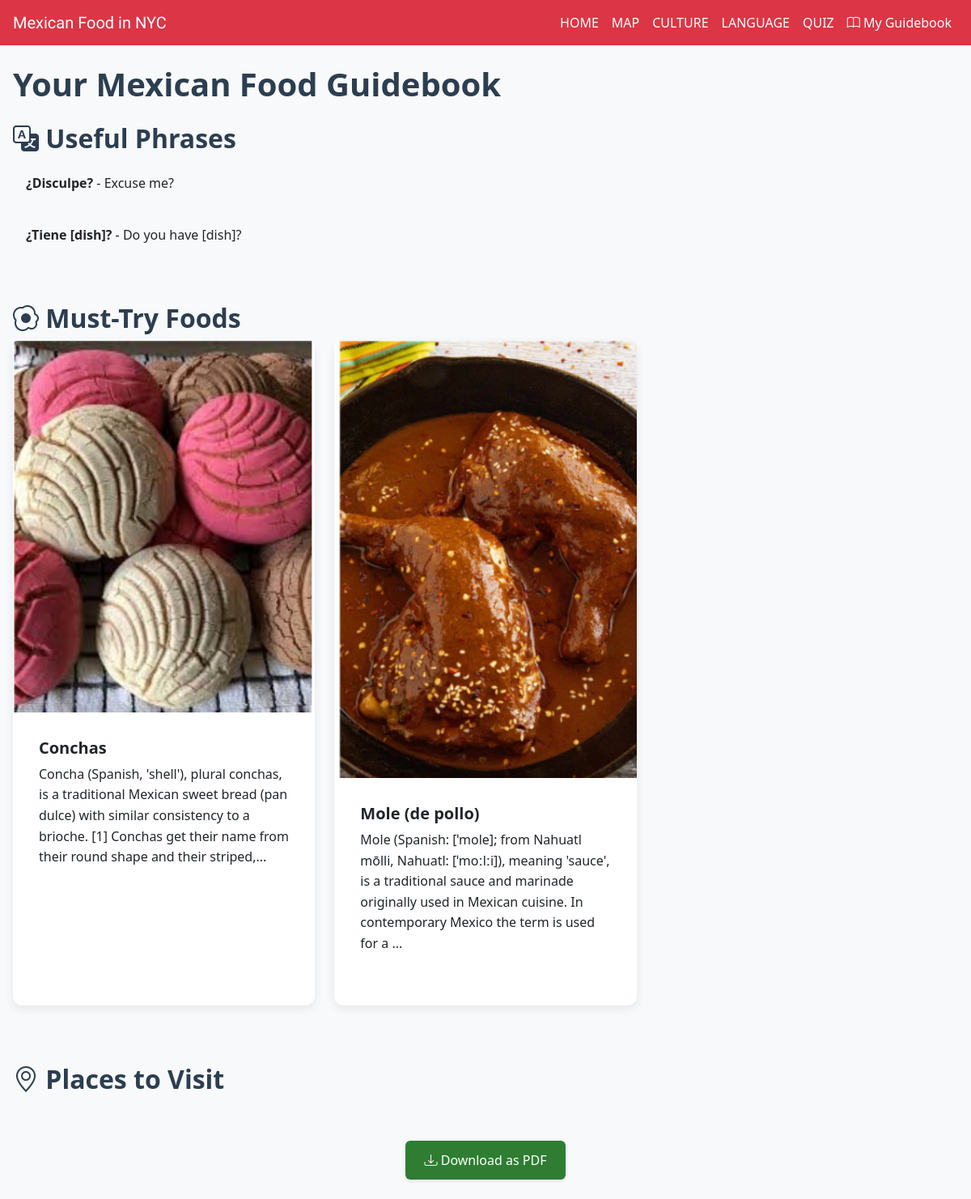
/guidebook, run on the app's committed database.
### tables this page shows
CREATE TABLE saved_items
                 (id INTEGER PRIMARY KEY AUTOINCREMENT,
                  item_type TEXT,
                  item_id TEXT,
                  timestamp DATETIME);

### app.py (the view)
@app.route('/guidebook')
def guidebook():
    conn = get_db()
    c = conn.cursor()
    c.execute('INSERT INTO page_visits (page, timestamp) VALUES (?, ?)',
              ('guidebook', datetime.now()))
    conn.commit()
    c.execute('SELECT * FROM saved_items')
    saved_items = c.fetchall()
    conn.close()
    saved_foods = [f for f in foods if f['id'] in [i['item_id'] for i in saved_items if i['item_type'] == 'food']]
    saved_phrases = [p for p in phrases if p['spanish'] in [i['item_id'] for i in saved_items if i['item_type'] == 'phrase']]
    saved_places = []
    for category in places.values():
        saved_places.extend([p for p in category if p['name'] in [i['item_id'] for i in saved_items if i['item_type'] == 'place']])
    return render_template('guidebook.html',
                         foods=saved_foods,
                         phrases=saved_phrases,
                         places=saved_places)

### app.py (called while the page is built)
def get_db():
    conn = sqlite3.connect('user_progress.db')
    conn.row_factory = sqlite3.Row
    return conn

### templates/guidebook.html (shortened to what this page needs)
{% extends "base.html" %}
{% block content %}
<div class="container py-4">
    <h1 class="mb-4">Your Mexican Food Guidebook</h1>
    <section class="mb-5">
        <h2><i class="bi bi-translate"></i> Useful Phrases</h2>
        <div class="list-group">
            {% for phrase in phrases %}
            <div class="list-group-item">
                <strong>{{ phrase.spanish }}</strong> - {{ phrase.english }}
            </div>
            {% endfor %}
        </div>
    </section>
    <section class="mb-5">
        <h2><i class="bi bi-egg-fried"></i> Must-Try Foods</h2>
        <div class="row">
            {% for food in foods %}
            <div class="col-md-4 mb-4">
                <div class="card h-100">
                    <img src="{{ url_for('static', filename=food.image) }}" class="card-img-top" alt="{{ food.name }}">
                    <div class="card-body">
                        <h5 class="card-title">{{ food.name }}</h5>
                        <p class="card-text">{{ food.description[:200] }}...</p>
                    </div>
                </div>
            </div>
            {% endfor %}
        </div>
    </section>
    <section class="mb-5">
        <h2><i class="bi bi-geo-alt"></i> Places to Visit</h2>
    </section>
    <div class="text-center mt-4">
        <a href="#" class="btn btn-primary" onclick="window.print()">
            <i class="bi bi-download"></i> Download as PDF
        </a>
    </div>
</div>
{% endblock %}

### static/css/style.css (style rules this page uses)
:root { --primary-red: #cc0000; --primary-green: #2e7d32; --text-dark: #333; --text-light: #fff; --background-light: #f8f9fa; --primary-color: #4a6bff; --secondary-color: #6c757d; --success-color: #28a745; --danger-color: #dc3545; --light-bg: #f8f9fa; --card-shadow: 0 4px 6px rgba(0, 0, 0, 0.1); }
body { font-family: 'Segoe UI', Tahoma, Geneva, Verdana, sans-serif; margin: 0; padding: 0; color: var(--text-dark); background-color: var(--light-bg); }
.container { max-width: 1200px; margin: 0 auto; padding: 0 1rem; }
.btn { display: inline-block; padding: 0.75rem 1.5rem; border: none; border-radius: 6px; font-size: 1rem; font-weight: 500; text-decoration: none; cursor: pointer; transition: all 0.3s ease; box-shadow: 0 2px 4px rgba(0, 0, 0, 0.1); }
.btn-primary { background-color: var(--primary-green); color: var(--text-light); }
.text-center { text-align: center; }
.card { border: none; border-radius: 12px; box-shadow: 0 4px 12px rgba(0, 0, 0, 0.08); margin-bottom: 2rem; background: white; transition: transform 0.3s ease, box-shadow 0.3s ease; }
.card-body { padding: 2rem; line-height: 1.6; }
h1, h2, h3, h4, h5, h6 { font-weight: 600; color: #2c3e50; }
.list-group-item { border: none; padding: 1rem; margin-bottom: 0.5rem; border-radius: 8px !important; background-color: var(--light-bg); }
.list-group-item:first-child { border-top: none; }
.list-group-item:last-child { border-bottom: none; }

### data on the page
saved_items: spanish "¿Disculpe?", english "Excuse me?"
saved_items: spanish "¿Tiene [dish]?", english "Do you have [dish]?"

### other printed values
{{ food.name }} "Conchas" "Mole (de pollo)"
{{ food.description[:200] }} "Concha (Spanish, 'shell'), plural conchas, is a traditional Mexican sweet bread (pan dulce) with similar consistency to a brioche. [1] Conchas get their name from their round shape and their striped," "Mole (Spanish: [ˈmole]; from Nahuatl mōlli, Nahuatl: [ˈmoːlːi]), meaning 'sauce', is a traditional sauce and marinade originally used in Mexican cuisine. In contemporary Mexico the term is used for a"
